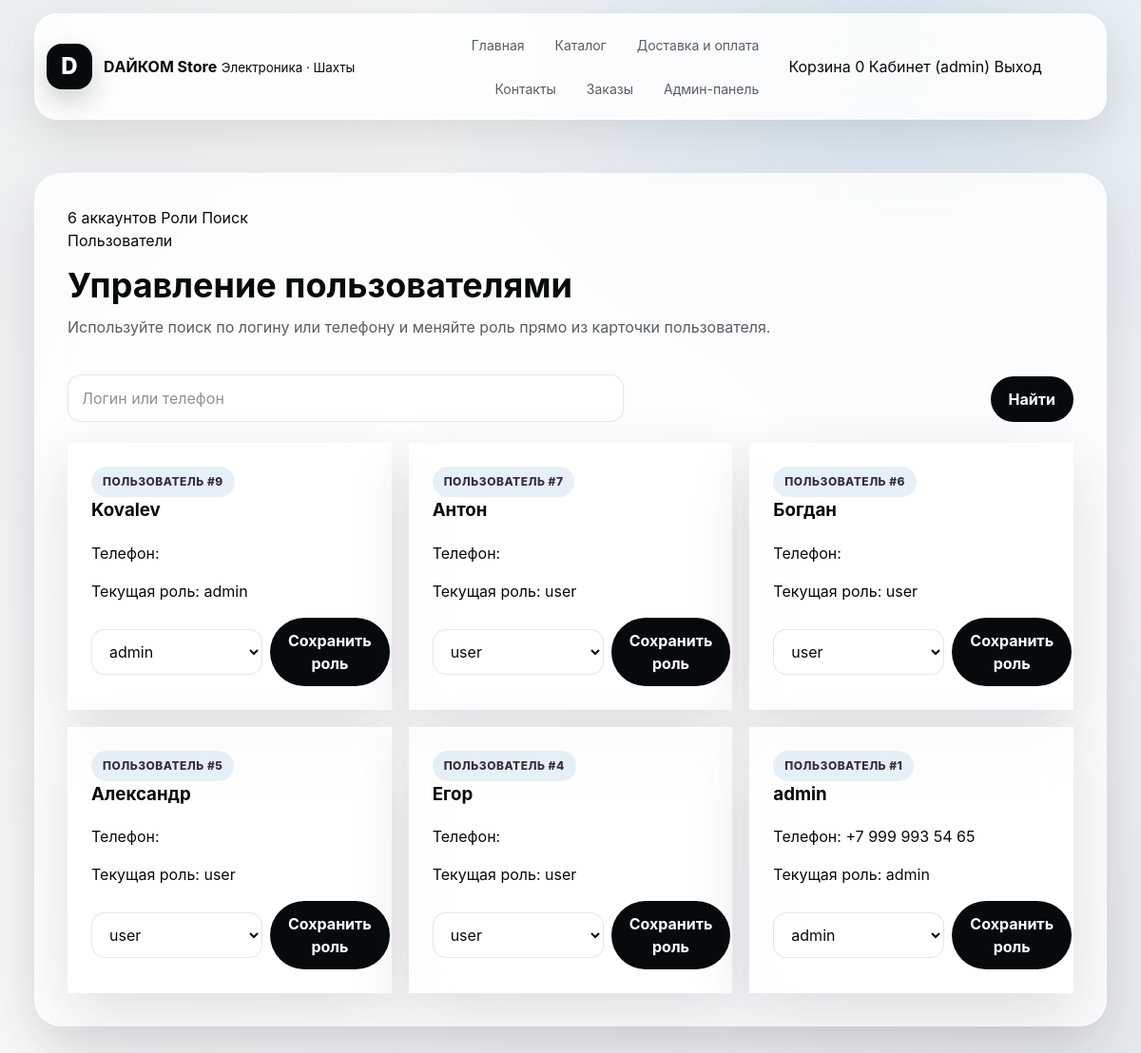
/admin_users.php (signed in), run on an earlier commit of the app's database.
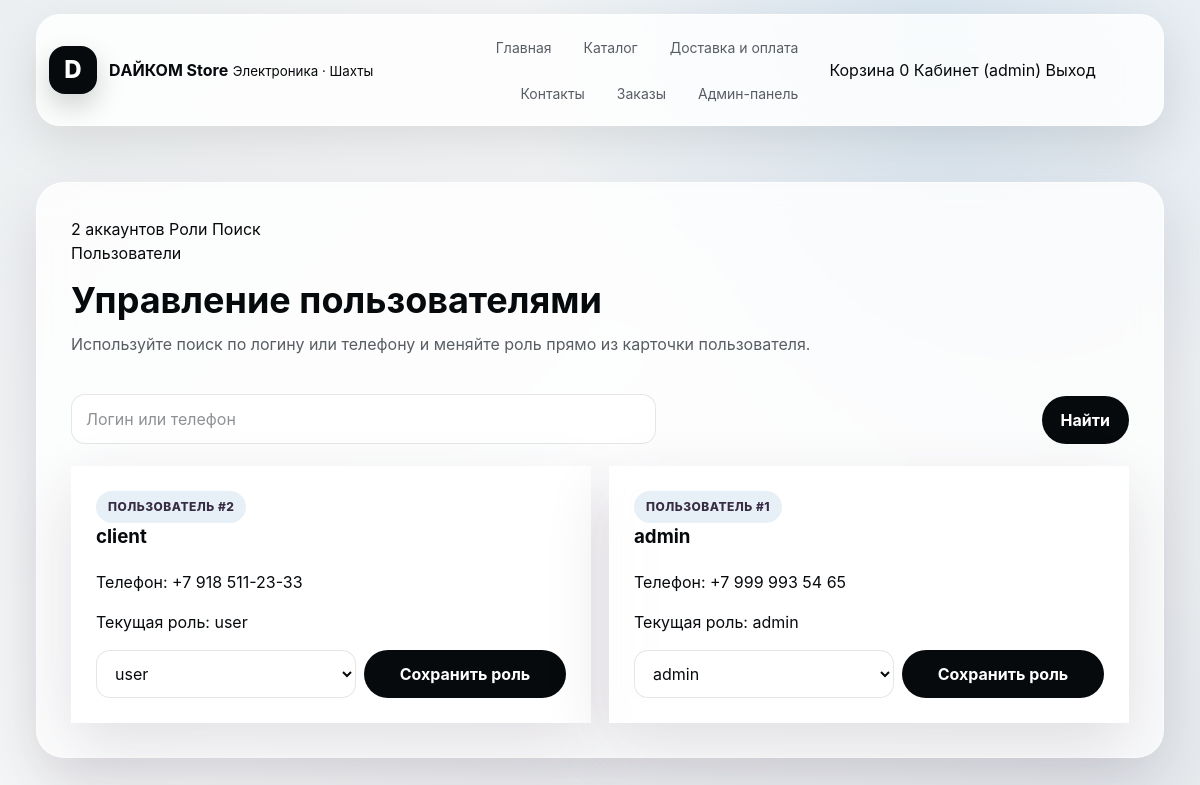
And on a later commit of the database.
### tables this page shows
CREATE TABLE `users` (
  `id` int UNSIGNED NOT NULL,
  `login` varchar(255) NOT NULL,
  `password` varchar(255) NOT NULL,
  `telephone` varchar(30) DEFAULT NULL,
  `role` varchar(55) NOT NULL DEFAULT 'user'
);

### functions.php (called while the page is built, shortened)
<?php
function cart_count(): int
{
    if (empty($_SESSION['cart']) || !is_array($_SESSION['cart'])) {
        return 0;
    }
    $count = 0;
    return $count;
}

### admin_users.php (the view, shortened to what this page needs)
<?php
require 'config/db.php';
require_once 'functions.php';
$search = trim($_GET['search'] ?? '');
$sql = "SELECT * FROM users WHERE 1=1";
$sql .= " ORDER BY id DESC";
$result = $conn->query($sql);
$users = $result ? $result->fetch_all(MYSQLI_ASSOC) : [];
?>
<!DOCTYPE html>
<html lang="ru">
<head>
    <link rel="stylesheet" href="css/styles.css">
</head>
<body>
<?php require 'header.php'; ?>
<div class="page-shell admin-page">
    <section class="admin-section">
        <div class="admin-toolbar">
            <div>
                <div class="hero-kicker">
                    <span><?= count($users) ?> аккаунтов</span>
                    <span>Роли</span>
                    <span>Поиск</span>
                </div>
                <p class="admin-eyebrow">Пользователи</p>
                <h2>Управление пользователями</h2>
                <p class="admin-lead">
                    Используйте поиск по логину или телефону и меняйте роль прямо из карточки пользователя.
                </p>
            </div>
        </div>
        <form method="GET" class="admin-search">
            <input
                type="text"
                name="search"
                value="<?= htmlspecialchars($search, ENT_QUOTES, 'UTF-8') ?>"
                placeholder="Логин или телефон"
            >
            <button class="btn" type="submit">Найти</button>
        </form>
        <?php if (empty($users)): ?>
            <div class="admin-empty">
                <h3>Пользователи не найдены</h3>
                <p>Попробуйте уточнить запрос поиска.</p>
            </div>
        <?php else: ?>
            <div class="admin-card-grid">
                <?php foreach ($users as $user): ?>
                    <article class="admin-user-card">
                        <span class="admin-card-label">Пользователь #<?= (int) $user['id'] ?></span>
                        <h3><?= htmlspecialchars($user['login'], ENT_QUOTES, 'UTF-8') ?></h3>
                        <p>Телефон: <?= htmlspecialchars((string) $user['telephone'], ENT_QUOTES, 'UTF-8') ?></p>
                        <p>Текущая роль: <?= htmlspecialchars($user['role'], ENT_QUOTES, 'UTF-8') ?></p>
                        <form method="POST" action="update_role.php" class="admin-inline-form">
                            <select name="role">
                                <option value="user" <?= $user['role'] === 'user' ? 'selected' : '' ?>>user</option>
                                <option value="admin" <?= $user['role'] === 'admin' ? 'selected' : '' ?>>admin</option>
                            </select>
                            <button class="btn" type="submit">Сохранить роль</button>
                        </form>
                    </article>
                <?php endforeach; ?>
            </div>
        <?php endif; ?>
    </section>
</div>
</body>
</html>

### header.php (shortened to what this page needs)
<?php
require_once __DIR__ . '/functions.php';
$isLoggedIn = !empty($_SESSION['logged_in']);
$isAdmin = $isLoggedIn && (($_SESSION['role'] ?? '') === 'admin');
$roleLabel = htmlspecialchars((string) ($_SESSION['role'] ?? ''), ENT_QUOTES, 'UTF-8');
?>
<header class="site-header">
    <a class="brand" href="index.php" aria-label="На главную">
        <span class="brand-mark">D</span>
        <span>
            <strong>DАЙКОМ Store</strong>
            <small>Электроника · Шахты</small>
        </span>
    </a>
    <nav class="main-nav">
        <ul class="nav-list">
            <li><a href="index.php">Главная</a></li>
            <li><a href="products.php">Каталог</a></li>
            <li><a href="delivery.php">Доставка и оплата</a></li>
            <li><a href="contacts.php">Контакты</a></li>
            <?php if ($isLoggedIn): ?>
                <li><a href="orders.php">Заказы</a></li>
            <?php endif; ?>
            <?php if ($isAdmin): ?>
                <li><a href="admin.php">Админ-панель</a></li>
            <?php endif; ?>
        </ul>
    </nav>
    <div class="header-actions">
        <a class="cart-pill" href="cart.php">Корзина <span><?= cart_count() ?></span></a>
        <?php if ($isLoggedIn): ?>
            <a class="profile-link" href="profile.php">Кабинет <?= $roleLabel !== '' ? '(' . $roleLabel . ')' : '' ?></a>
            <a class="ghost-link" href="logout.php">Выход</a>
        <?php else: ?>
            <a class="profile-link" href="auth.php">Войти</a>
            <a class="ghost-link" href="register.php">Регистрация</a>
        <?php endif; ?>
    </div>
</header>

What changed in the data, as far as the page shows it:
removed users: id "9", login "Kovalev", role "admin"
removed users: id "7", login "Антон", role "user"
removed users: id "6", login "Богдан", role "user"
removed users: id "5", login "Александр", role "user"
removed users: id "4", login "Егор", role "user"
added users: id "2", login "client", telephone "+7 918 511-23-33", role "user"
Also different on the page:
count($users): "6" → "2"
